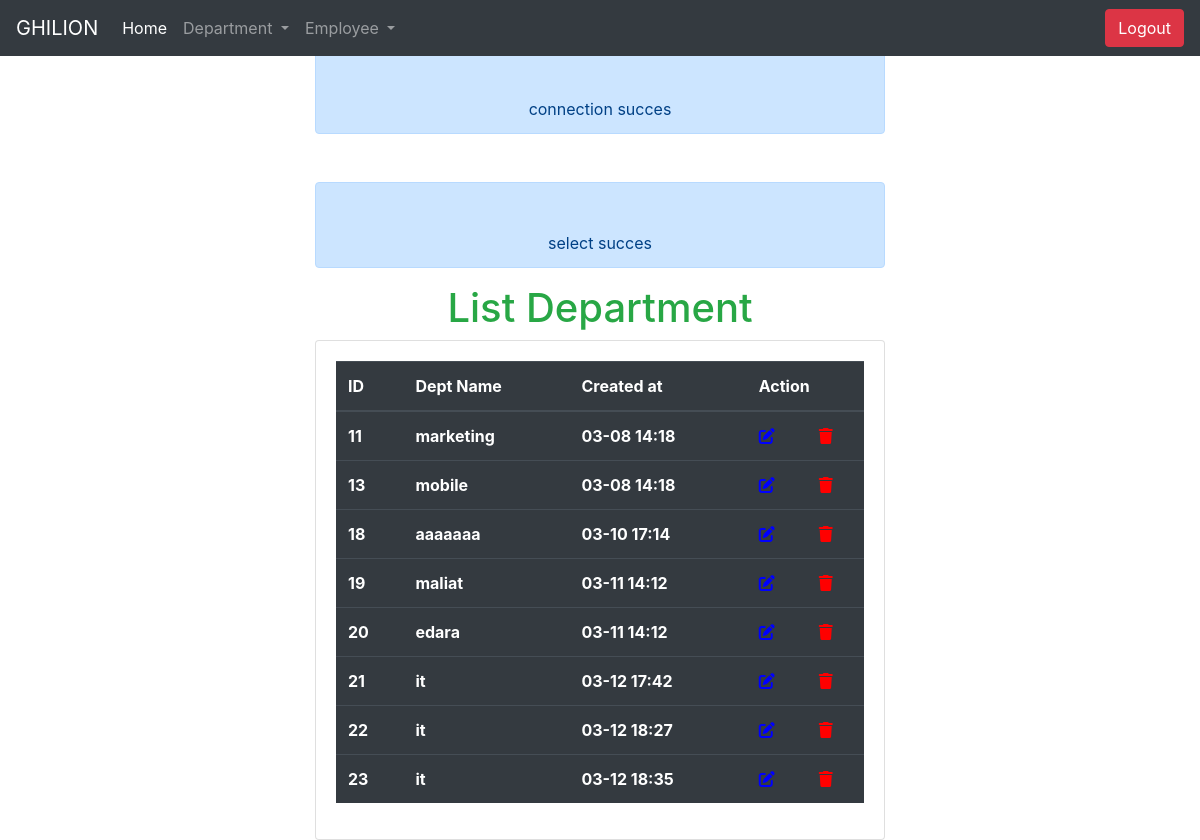
Page /department/list.php (signed in) on the committed database.
### tables this page shows
CREATE TABLE `department` (
  `id` int(11) NOT NULL,
  `name` varchar(50) NOT NULL,
  `created-at` datetime NOT NULL DEFAULT current_timestamp()
);

### department/list.php (the view, shortened to what this page needs)
<?php
include '../public/head.php';
include '../public/navbar.php';
include '../App/confige.php';
include '../App/function.php';
check($conn , "connection");
$select = "SELECT * FROM `department`";
$ss = mysqli_query($conn , $select);
?>
<h1  class="text-center text-success  " > List Department</h1>
<div class="container col-md-6">
<div class="card">
    <div class="card-body">
    <table class="table table-dark">
  <thead>
    <tr>
      <th scope="col">ID</th>
      <th scope="col"> Dept Name </th>
      <th scope="col"> Created at  </th>
      <th colspan="2" scope="col">  Action  </th>
    </tr>
  </thead>
<?php
foreach($ss as $data):?>
<tr>
    <th> <?=  $data['id'] ?> </th>
    <th> <?=  $data['name'] ?> </th>
     <th> <?= substr($data['created-at'] ,5 ,11)   ?> </th>
     <th> <a href="edit.php?edit=<?=  $data['id'] ?>"> <i style="color: blue;"  class="fa-solid fa-pen-to-square"></a></i>  </th>
     <th> <a onclick="return confirm('are you sure ?')"  href="list.php?remove=<?=  $data['id'] ?>"><i style="color: red;" class="fa-solid fa-trash"></i></a> </th>
</tr>
<?php endforeach ; ?>
    </table>
    </div>
<?php
include '../public/script.php';
?>

### public/head.php (shortened to what this page needs)
<!DOCTYPE html>
<html lang="en">
<head>
    <link rel="stylesheet" href="/sharedui/css/bootstrap.min.css">
    <link rel="stylesheet" href="/sharedui/css/all.min.css">
    <link rel="stylesheet" href="/sharedui/css/main.css">
</head>
<body>

### public/navbar.php (shortened to what this page needs)
<nav class="navbar navbar-expand-lg navbar-dark navbar  bg-dark fixed-top ">
        <a class="navbar-brand" href="#">GHILION</a>
<div class="collapse navbar-collapse " id="navbarNav">
<?php if(isset($_SESSION['admin'])) : ?>
 <ul class="navbar-nav  ">
                <li class="nav-item active">
                    <a class="nav-link" href="/sharedui/index.php">Home <span class="sr-only">(current)</span></a>
                </li>
                <li class="nav-item dropdown">
        <a class="nav-link dropdown-toggle" href="#" role="button" data-toggle="dropdown" aria-expanded="false">
          Department
        </a>
      </li>
      <li class="nav-item dropdown">
        <a class="nav-link dropdown-toggle" href="#" role="button" data-toggle="dropdown" aria-expanded="false">
          Employee
        </a>
      </li>
</ul>
<?php endif; ?>
</div>
<?php if(!isset($_SESSION['admin'])) { ?>
<div class="div-inline">
    <a class="btn btn-outline-info my-2 my-sm-0" href="/sharedui/admins/login.php">Login</a>
    </div>
<?php }else { ?>
<form >
  <button  name="logout" class=" ml-3 btn btn-danger" > Logout</button>
</form>
<?php } ?>
    </nav>

### App/function.php (shortened to what this page needs)
<?php
function check ($condition , $message){
    if ($condition) {
        echo  " <div class='container col-md-6 text-center'>
         <div class=' mt-5 pt-5 alert alert-primary'>
        $message succes
        </div>
        </div>"
            ;
    };
    }
    ?>

### public/script.php (shortened to what this page needs)
</body>
</html>

### rows in the picture
department: id "11", name "marketing", substr "03-08 14:18"
department: id "13", name "mobile", substr "03-08 14:18"
department: id "18", name "aaaaaaa", substr "03-10 17:14"
department: id "19", name "maliat", substr "03-11 14:12"
department: id "20", name "edara", substr "03-11 14:12"
department: id "21", name "it", substr "03-12 17:42"
department: id "22", name "it", substr "03-12 18:27"
department: id "23", name "it", substr "03-12 18:35"

### other values in the picture
$message "connection select"
